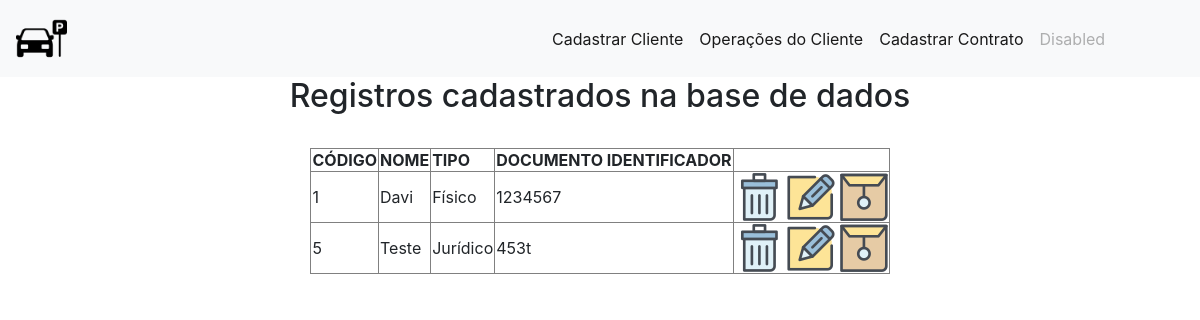
The app's page /crudcliente.php?acao=select with its own data.
### tables this page shows
CREATE TABLE `tbcliente` (
  `codCliente` int(11) NOT NULL,
  `nomeCliente` varchar(100) NOT NULL,
  `tipoCliente` varchar(15) DEFAULT NULL,
  `docIdentificadorCliente` char(15) DEFAULT NULL
);

### crudcliente.php (the view, shortened to what this page needs)
<head>
    <link rel="stylesheet" href="https://cdn.jsdelivr.net/npm/bootstrap@4.0.0/dist/css/bootstrap.min.css">
    <link rel="stylesheet" href="estilo.css" type="text/css">
</head>
<?php
    include_once 'conexao.php';
    $acao = $_GET['acao'];
    switch($acao){
        case 'select':
            include("menu.php");
            echo "<center> <table border=1>";
            echo "<tr>";
            echo "<th>CÓDIGO</th>";
            echo "<th>NOME</th>";
            echo "<th>TIPO</th>";
            echo "<th>DOCUMENTO IDENTIFICADOR</th>";
            echo "</tr> </center>";
            $sql = "SELECT * FROM tbcliente";
            $resultado = mysqli_query($conn, $sql) or die ("Erro ao retornar dados!");
            echo "<center><h2> Registros cadastrados na base de dados </h2> <br> </center>";
            while($registro=mysqli_fetch_array($resultado)){
                $cod = $registro['codCliente'];
                $nome = $registro['nomeCliente'];
                $tipo = $registro['tipoCliente'];
                $doc = $registro['docIdentificadorCliente'];
                echo "<tr>";
                echo "<td>".$cod."</td>";
                echo "<td>".$nome."</td>";
                echo "<td>".$tipo."</td>";
                echo "<td>".$doc."</td>";
                echo "<td> <a href='crudcliente.php?acao=deletar&cod=$cod'><img src='delete.png' alt='Deletar' title='Deletar Registro'></a>
                <a href='crudcliente.php?acao=montar&cod=$cod'><img src='update.png' alt='Atualizar' title='Atualizar Registro'></a>
                <a href='index.php'><img src='insert.png' alt='Inserir' title='Inserir Registro'></a> </td>";
                echo "</tr> </center>";
            }
            break;
    }

### menu.php (shortened to what this page needs)
<nav class="navbar navbar-expand-lg navbar-light bg-light" >
    <a class="navbar-brand" href="index.php"><img src="parked-car.png" width="10%"></a>
  <div class="collapse navbar-collapse" id="navbarNav">
    <ul class="navbar-nav">
      <li class="nav-item active">
        <a class="nav-link" href="index.php">Cadastrar Cliente</a>
      </li>
      <li class="nav-item active">
        <a class="nav-link" href="crudcliente.php">Operações do Cliente</a>
      </li>
      <li class="nav-item active">
        <a class="nav-link" href="cadcontrato.php">Cadastrar Contrato</a>
      </li>
      <li class="nav-item">
        <a class="nav-link disabled" href="#">Disabled</a>
      </li>
    </ul>
  </div>
</nav>

### records on screen
tbcliente: codCliente "1", nomeCliente "Davi", tipoCliente "Físico", docIdentificadorCliente "1234567"
tbcliente: codCliente "5", nomeCliente "Teste", tipoCliente "Jurídico", docIdentificadorCliente "453t"
